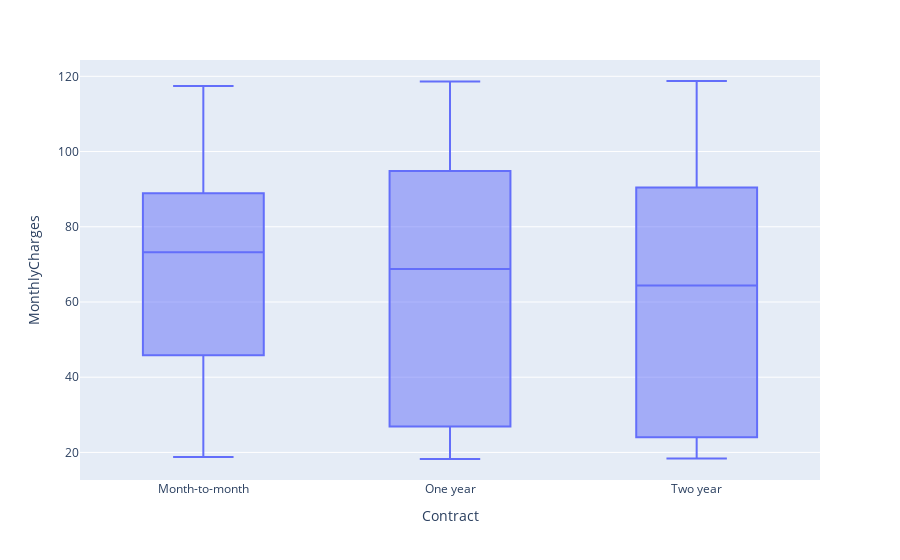

The notebook cell saved with this chart:
### Code cell
#Here is an interactive boxplot showing the contract by monthly charges
#It is observed that there are no outliers
fig = px.box(telecom, x='Contract', y='MonthlyCharges')
fig.show()

### Figure 1 — Plotly figure (JSON) as saved in the notebook; plotly's stock layout.template omitted (floating-point values rounded to 4 significant figures; data arrays with more than 128 entries replaced by an {"elided": "..."} marker saying what was removed)
{"data": [{"alignmentgroup": "True", "hovertemplate": "Contract=%{x}<br>MonthlyCharges=%{y}<extra></extra>", "legendgroup": "", "marker": {"color": "#636efa"}, "name": "", "notched": false, "offsetgroup": "", "orientation": "v", "showlegend": false, "type": "box", "x": {"elided": "7043 str values"}, "x0": " ", "xaxis": "x", "y": {"elided": "7043 float values"}, "y0": " ", "yaxis": "y"}], "layout": {"boxmode": "group", "legend": {"tracegroupgap": 0}, "margin": {"t": 60}, "xaxis": {"anchor": "y", "domain": [0, 1], "title": {"text": "Contract"}}, "yaxis": {"anchor": "x", "domain": [0, 1], "title": {"text": "MonthlyCharges"}}}}
